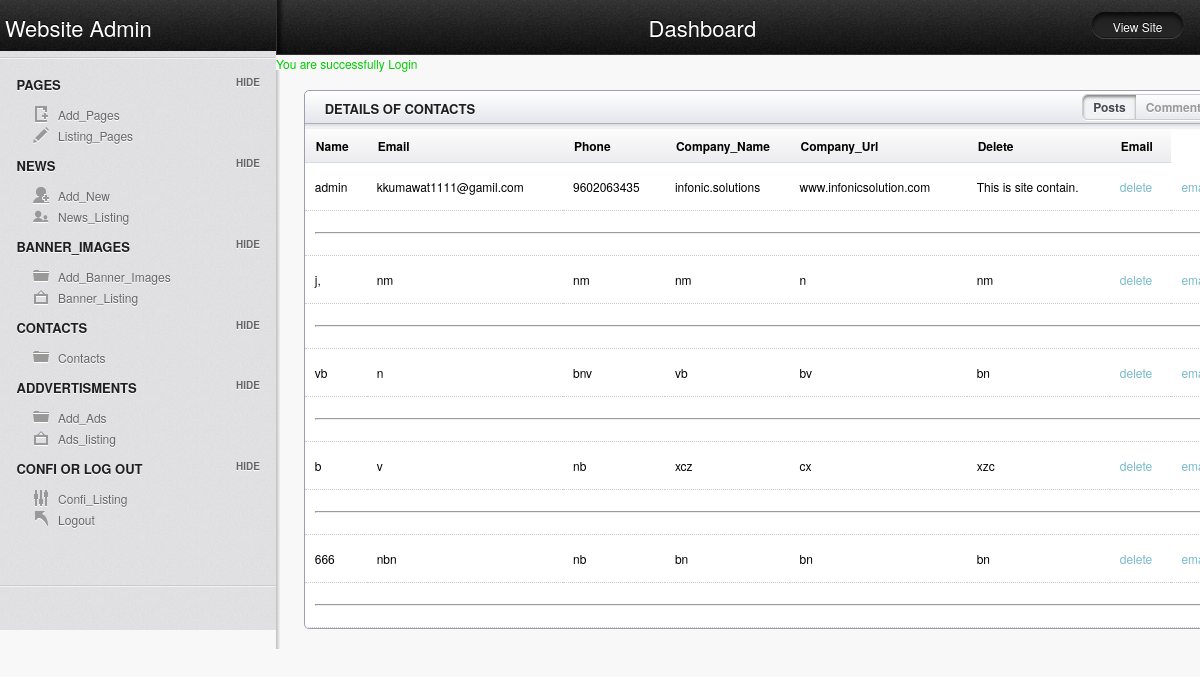
Screenshot of /admin/contacts_listings.php (signed in) with the database file from the repository.
### tables this page shows
CREATE TABLE IF NOT EXISTS `contects` (
  `id` int(11) NOT NULL AUTO_INCREMENT,
  `name` varchar(50) NOT NULL,
  `email` varchar(50) NOT NULL,
  `phone` varchar(255) NOT NULL,
  `company_name` text NOT NULL,
  `company_url` text NOT NULL,
  `message` text NOT NULL,
  PRIMARY KEY (`id`)
);

### admin/contacts_listings.php (the view, shortened to what this page needs)
<!doctype html>
<html lang="en">
<head>
	<link href="all_one.css" rel="stylesheet">
	<link rel="stylesheet" href="css/layout.css" type="text/css" media="screen" />
</head>
<body>
<?php include("admin_header.php");?>
	<?php include("admin_left.php");?>
	<?php
$ganesh="select * from contects";
$my=mysql_query($ganesh);?>
<span class="msg"><?php echo $_SESSION['message'];
?></span>
	<section id="main" class="column">
		<article class="module width_3_quarter">
		<header><h3 class="tabs_involved">Details Of Contacts</h3>
		<ul class="tabs">
   			<li><a href="#tab1">Posts</a></li>
    		<li><a href="#tab2">Comments</a></li>
		</ul>
		</header>
<div class="tab_container">
			<div id="tab1" class="tab_content">
			<table class="tablesorter" cellspacing="0">
			<thead>
				<tr>
					<th>Name</th>
					<th>Email</th>
					<th>Phone</th>
					<th>Company_Name</th>
					<th>Company_Url</th>
					<th>Delete</th>
					<th>Email</th>
				</tr>
			</thead>
			<tbody>
				<tr>  <?php while($fetch=mysql_fetch_assoc($my)){?>
					<td><?php echo $name=$fetch['name'];?></td>
					<td><?php echo $email=$fetch['email'];?></td>
					<td><?php echo $phone=$fetch['phone'];?></td>
					<td><?php echo $company_name=$fetch['company_name'];?></td>
					<td><?php echo $company_url=$fetch['company_url'];?></td>
					<td><?php echo $message=$fetch['message'];?></td>
					<td><a href="delete.php?id=<?php echo $fetch['id'];?>">delete</a></td>
					<td><a href="email.php?id=<?php echo $fetch['id'];?>">email</a></td>
    			 </tr>
				<tr><td colspan="8"><hr />
		</td></tr>
		<?php
		}
		?> </tbody>
			</table>
			</div>
		</div>
		</article>
		<div class="spacer"></div>
	</section>
</body>
</html>

### admin/all_one.css (style rules this page uses)
.msg { color:#00CC00; }

### admin/css/layout.css (style rules this page uses)
html, div, map, dt, isindex, form, header, aside, section, section, article, footer { display: block; }
html, body { height: 100%; margin: 0; padding: 0; font-family: "Helvetica Neue", Helvetica, Arial, Verdana, sans-serif; background: #F8F8F8; font-size: 12px; }
.spacer { height: 20px; }
a:link, a:visited { color: #77BACE; text-decoration: none; }
section#main { width: 77%; min-height: 500px; background: url(../images/sidebar_shadow.png) repeat-y left top; float: left; margin-top: -2px; }
#main h3 { color: #1F1F20; text-transform: uppercase; text-shadow: 0 1px 0 #fff; font-size: 13px; margin: 8px 20px; }
.module { border: 1px solid #9BA0AF; width: 100%; margin: 20px 3% 0 3%; margin-top: 20px; -webkit-border-radius: 5px; -moz-border-radius: 5px; border-radius: 5px; background: #ffffff; }
#main .module header h3 { display: block; width: 90%; float: left; }
.module header { height: 38px; width: 100%; background: #F1F1F4 url(../images/secondary_bar.png) repeat-x; -webkit-border-top-left-radius: 5px; -webkit-border-top-right-radius: 5px; -moz-border-radius-topleft: 5px; -moz-border-radius-topright: 5px; border-top-left-radius: 5px; border-top-right-radius: 5px; }
.width_3_quarter { width: 100%; margin-right: 0; float: left; }
.tablesorter { width: 100%; margin: -5px 0 0 0; }
.tablesorter td { margin: 0; padding: 0; border-bottom: 1px dotted #ccc; }
.tablesorter thead tr { height: 34px; background: url(../images/table_sorter_header.png) repeat-x; text-align: left; text-indent: 10px; cursor: pointer; }
.tablesorter td { padding: 15px 10px; }
ul.tabs { margin: 3px 10px 0 0; padding: 0; float: right; list-style: none; height: 24px; -webkit-border-radius: 5px; -moz-border-radius: 5px; border-radius: 5px; -webkit-box-shadow: 0 1px 0 #fff; -moz-box-shadow: 0 1px 0 #fff; box-shadow: 0 1px 0 #fff; border: 1px solid #ccc; font-weight: bold; text-shadow: 0 1px 0 #fff; }
ul.tabs li { float: left; margin: 0; padding: 0; line-height: 24px; }
ul.tabs li a { text-decoration: none; color: #999; display: block; padding: 0 10px; height: 24px; }
html ul.tabs li.active a { color: #44474F; }
html ul.tabs li.active, html ul.tabs li.active a:hover { background: #F1F2F4; -webkit-box-shadow: inset 0 2px 3px #818181; -moz-box-shadow: inset 0 2px 3px #818181; box-shadow: inset 0 2px 3px #818181; }
html ul.tabs li:first-child, html ul.tabs li:first-child a { -webkit-border-top-left-radius: 5px; -webkit-border-bottom-left-radius: 5px; -moz-border-radius-topleft: 5px; -moz-border-radius-bottomleft: 5px; border-top-left-radius: 5px; border-bottom-left-radius: 5px; }
html ul.tabs li:last-child, html ul.tabs li:last-child a { -webkit-border-top-right-radius: 5px; -webkit-border-bottom-right-radius: 5px; -moz-border-radius-topright: 5px; -moz-border-radius-bottomright: 5px; border-top-right-radius: 5px; border-bottom-right-radius: 5px; }
#main .module header h3.tabs_involved { display: block; width: 60%; float: left; }

### rows the page displays
contects: name "admin", email "kkumawat1111@gamil.com", phone "9602063435", company_name "infonic.solutions", company_url "www.infonicsolution.com", message "This is site contain."
contects: name "j,", email "nm", phone "nm", company_name "nm", company_url "n", message "nm"
contects: name "vb", email "n", phone "bnv", company_name "vb", company_url "bv", message "bn"
contects: name "b", email "v", phone "nb", company_name "xcz", company_url "cx", message "xzc"
contects: name "666", email "nbn", phone "nb", company_name "bn", company_url "bn", message "bn"

### other values shown
$_SESSION['message'] "You are successfully Login"
